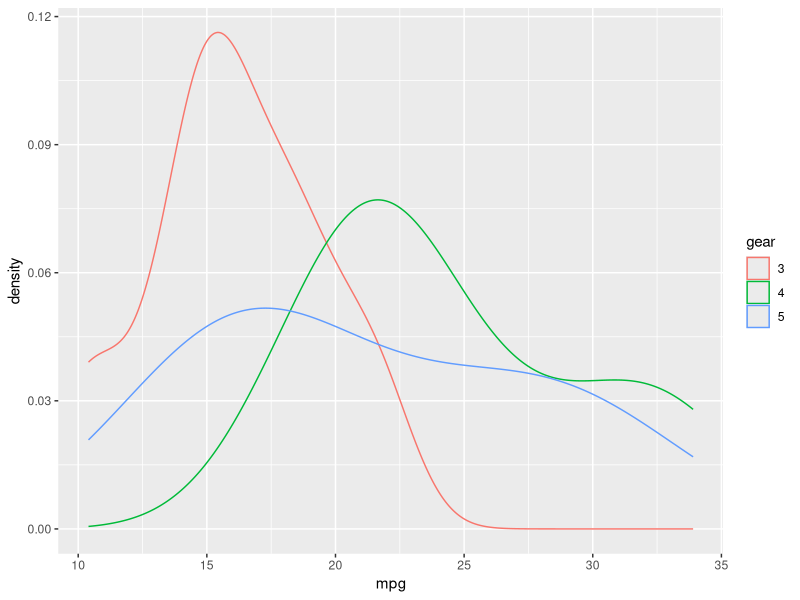
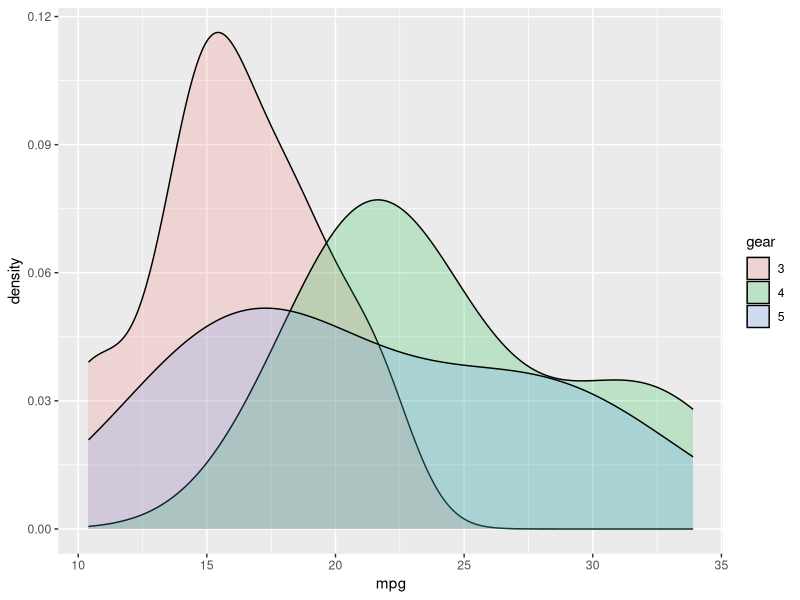
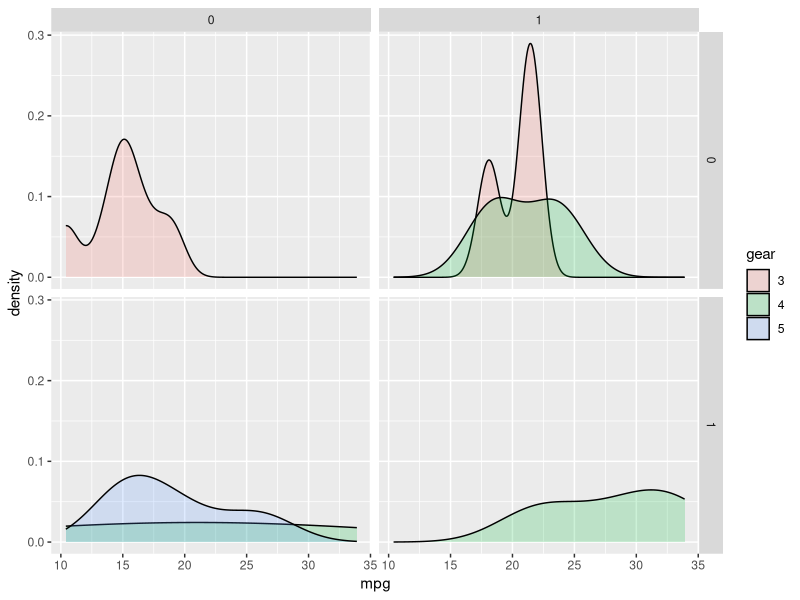
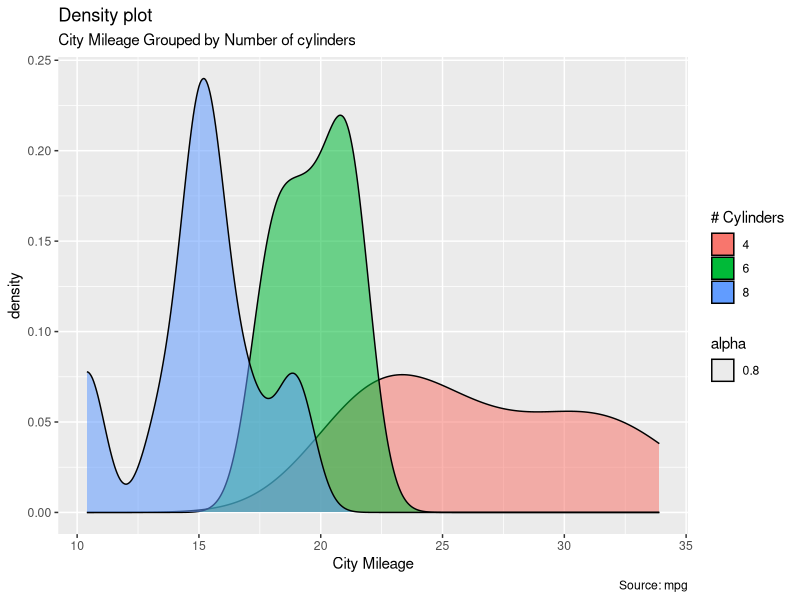

These charts were generated, in order, by the following R code:
#ggplot - Density Plot
#Continous Variables
library(ggplot2)
library(dplyr)

df=mtcars
catcols = c('cyl', 'vs', 'am', 'gear', 'carb')
df[,catcols] = lapply(df[,catcols], as.factor)

ggplot(df) + geom_density(aes(x = mpg, color = gear))


#area plot
ggplot(df) + geom_density(aes(x = mpg, fill = gear), alpha = 0.2)

ggplot(df) + geom_density(aes(x = mpg, fill = gear), alpha = 0.2) + facet_grid(am ~ vs)

# Plot
g <- ggplot(df, aes(mpg))
g + geom_density(aes(fill=cyl, alpha=0.8)) +   labs(title="Density plot",  subtitle="City Mileage Grouped by Number of cylinders",       caption="Source: mpg",       x="City Mileage", fill="# Cylinders")
                 